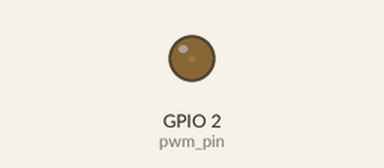
Simulated run of this program. Board: ESP32 board running MicroPython. Parts: output pins drawn as LEDs (lit = HIGH). What the program prints to the serial console is not drawn.

Above: at 0.05 s.
At 0.5 s:
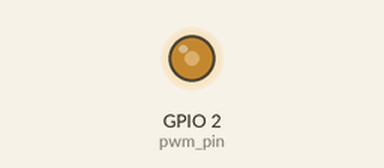
At 0.95 s:
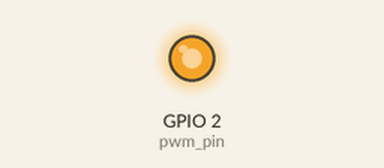
At 1.8 s:
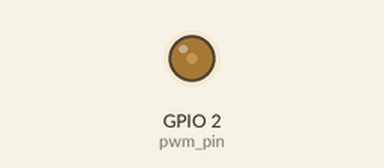
Timing chart, 0 to 4.7 s (numbered marks = the images above):
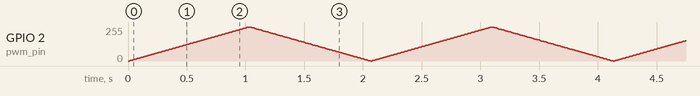

The program:

st2_pwm.py
```python
import machine
import time

print("st2_pwm")
pwm_pin = machine.Pin(2, machine.Pin.OUT)
pwm = machine.PWM(pwm_pin, freq=1000)

while True:
    for duty in range(0, 1024, 10):
        pwm.duty(duty)
        time.sleep(0.01)
    for duty in range(1023, -1, -10):
        pwm.duty(duty)
        time.sleep(0.01)
```
